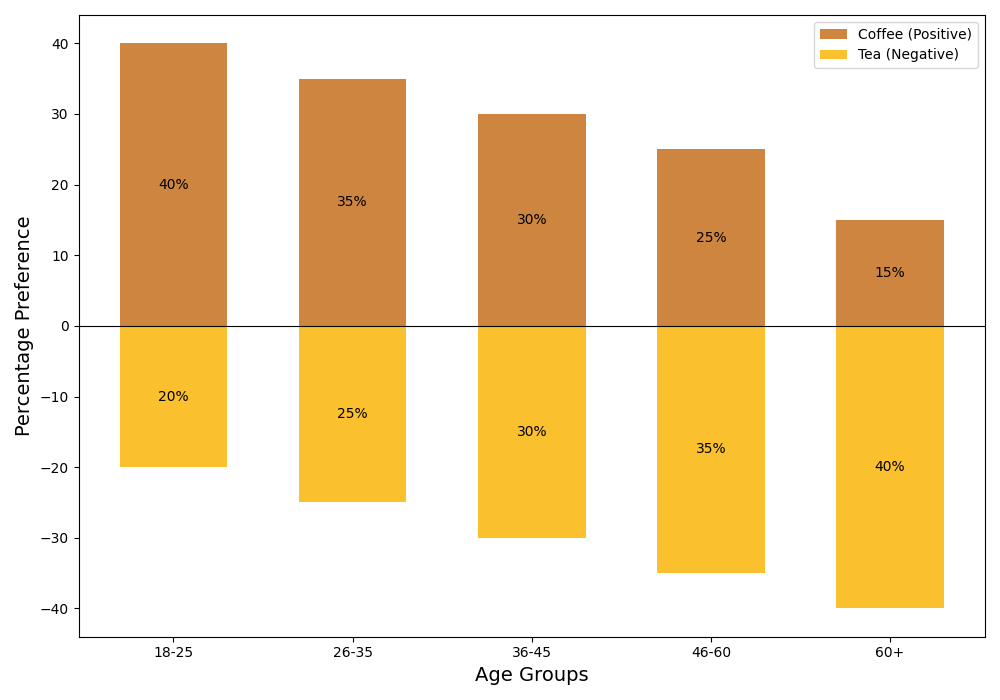

The script that drew this image:
import matplotlib.pyplot as plt
import numpy as np

# Age groups and beverage preferences data
age_groups = ['18-25', '26-35', '36-45', '46-60', '60+']
beverages = ['Coffee', 'Tea']

# Beverage consumption data in percentage
coffee_preference = [40, 35, 30, 25, 15]
tea_preference = [-20, -25, -30, -35, -40]  # Represent tea as negative for diverging effect

# Create the figure and the axis
fig, ax = plt.subplots(figsize=(10, 7))

# Define bar width
bar_width = 0.6

# Generate bar positions
bar_positions = np.arange(len(age_groups))

# Create a diverging bar chart
ax.bar(bar_positions, coffee_preference, bar_width, color='#CD853F', label='Coffee (Positive)', align='center')
ax.bar(bar_positions, tea_preference, bar_width, color='#FBC02D', label='Tea (Negative)', align='center')

# Annotating each segment with the appropriate percentage value
for i, coffee in enumerate(coffee_preference):
    ax.annotate(f'{coffee}%', 
                xy=(bar_positions[i], coffee / 2), 
                ha='center', va='center', fontsize=10, color='black')

for i, tea in enumerate(tea_preference):
    ax.annotate(f'{-tea}%',  # Convert back to positive for annotation
                xy=(bar_positions[i], tea / 2), 
                ha='center', va='center', fontsize=10, color='black')

# Configure the plot
ax.axhline(0, color='black', linewidth=0.8)  # Central axis line
ax.set_xlabel('Age Groups', fontsize=14)
ax.set_ylabel('Percentage Preference', fontsize=14)
ax.set_xticks(bar_positions)
ax.set_xticklabels(age_groups)
ax.legend()

# Use tight_layout for clarity
plt.tight_layout()

# Show the plot
plt.show()
